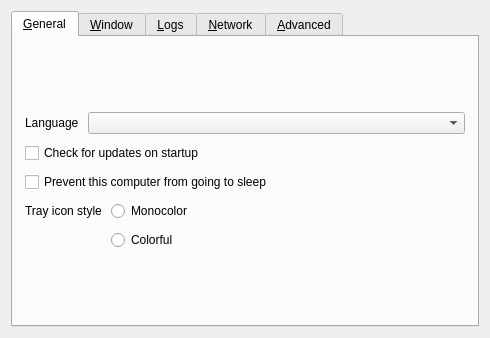
<?xml version="1.0" encoding="UTF-8"?>
<ui version="4.0">
 <class>SettingsDialog</class>
 <widget class="QDialog" name="SettingsDialog">
  <property name="geometry">
   <rect>
    <x>0</x>
    <y>0</y>
    <width>490</width>
    <height>326</height>
   </rect>
  </property>
  <property name="sizePolicy">
   <sizepolicy hsizetype="Maximum" vsizetype="Maximum">
    <horstretch>0</horstretch>
    <verstretch>0</verstretch>
   </sizepolicy>
  </property>
  <property name="windowTitle">
   <string>Preferences</string>
  </property>
  <property name="modal">
   <bool>true</bool>
  </property>
  <layout class="QVBoxLayout" name="verticalLayout_3">
   <item>
    <widget class="QTabWidget" name="tabWidget">
     <widget class="QWidget" name="tabGeneral">
      <attribute name="title">
       <string>&amp;General</string>
      </attribute>
      <layout class="QVBoxLayout" name="verticalLayout_6">
       <property name="spacing">
        <number>9</number>
       </property>
       <property name="leftMargin">
        <number>12</number>
       </property>
       <property name="topMargin">
        <number>12</number>
       </property>
       <property name="rightMargin">
        <number>12</number>
       </property>
       <property name="bottomMargin">
        <number>12</number>
       </property>
       <item>
        <spacer name="verticalSpacer_6">
         <property name="orientation">
          <enum>Qt::Orientation::Vertical</enum>
         </property>
         <property name="sizeHint" stdset="0">
          <size>
           <width>20</width>
           <height>0</height>
          </size>
         </property>
        </spacer>
       </item>
       <item>
        <layout class="QHBoxLayout" name="horizontalLayout_3">
         <item>
          <widget class="QLabel" name="lblLanguage">
           <property name="sizePolicy">
            <sizepolicy hsizetype="Maximum" vsizetype="Preferred">
             <horstretch>0</horstretch>
             <verstretch>0</verstretch>
            </sizepolicy>
           </property>
           <property name="text">
            <string>Language</string>
           </property>
          </widget>
         </item>
         <item>
          <widget class="QComboBox" name="comboLanguage"/>
         </item>
        </layout>
       </item>
       <item>
        <widget class="QCheckBox" name="cbAutoUpdate">
         <property name="text">
          <string>Check for updates on startup</string>
         </property>
        </widget>
       </item>
       <item>
        <widget class="QCheckBox" name="cbPreventSleep">
         <property name="text">
          <string>Prevent this computer from going to sleep</string>
         </property>
        </widget>
       </item>
       <item>
        <layout class="QFormLayout" name="formLayout">
         <item row="1" column="1">
          <widget class="QRadioButton" name="rbIconColorful">
           <property name="text">
            <string>Colorful</string>
           </property>
          </widget>
         </item>
         <item row="0" column="1">
          <widget class="QRadioButton" name="rbIconMono">
           <property name="text">
            <string>Monocolor</string>
           </property>
          </widget>
         </item>
         <item row="0" column="0">
          <widget class="QLabel" name="lblTrayIconStyle">
           <property name="text">
            <string>Tray icon style</string>
           </property>
          </widget>
         </item>
        </layout>
       </item>
       <item>
        <spacer name="verticalSpacer_3">
         <property name="orientation">
          <enum>Qt::Orientation::Vertical</enum>
         </property>
         <property name="sizeHint" stdset="0">
          <size>
           <width>20</width>
           <height>0</height>
          </size>
         </property>
        </spacer>
       </item>
      </layout>
     </widget>
     <widget class="QWidget" name="tabWindow">
      <attribute name="title">
       <string>&amp;Window</string>
      </attribute>
      <layout class="QVBoxLayout" name="verticalLayout_14">
       <property name="spacing">
        <number>9</number>
       </property>
       <property name="leftMargin">
        <number>12</number>
       </property>
       <property name="topMargin">
        <number>12</number>
       </property>
       <property name="rightMargin">
        <number>12</number>
       </property>
       <property name="bottomMargin">
        <number>12</number>
       </property>
       <item>
        <spacer name="verticalSpacer_7">
         <property name="orientation">
          <enum>Qt::Orientation::Vertical</enum>
         </property>
         <property name="sizeHint" stdset="0">
          <size>
           <width>20</width>
           <height>0</height>
          </size>
         </property>
        </spacer>
       </item>
       <item>
        <layout class="QFormLayout" name="formLayout_2">
         <property name="labelAlignment">
          <set>Qt::AlignmentFlag::AlignRight|Qt::AlignmentFlag::AlignTrailing|Qt::AlignmentFlag::AlignVCenter</set>
         </property>
         <item row="0" column="0">
          <widget class="QLabel" name="label_3">
           <property name="text">
            <string>When the application starts</string>
           </property>
          </widget>
         </item>
         <item row="0" column="1">
          <widget class="QWidget" name="widget" native="true">
           <layout class="QVBoxLayout" name="verticalLayout_2">
            <item>
             <widget class="QRadioButton" name="rbShowOnStart">
              <property name="text">
               <string>Show the main window</string>
              </property>
             </widget>
            </item>
            <item>
             <widget class="QRadioButton" name="rbAutoHide">
              <property name="text">
               <string>Send to background</string>
              </property>
             </widget>
            </item>
           </layout>
          </widget>
         </item>
         <item row="1" column="0">
          <widget class="QLabel" name="label">
           <property name="text">
            <string>When the main window is closed</string>
           </property>
           <property name="alignment">
            <set>Qt::AlignmentFlag::AlignRight|Qt::AlignmentFlag::AlignTrailing|Qt::AlignmentFlag::AlignVCenter</set>
           </property>
          </widget>
         </item>
         <item row="1" column="1">
          <widget class="QWidget" name="widget_2" native="true">
           <layout class="QVBoxLayout" name="verticalLayout_13">
            <item>
             <widget class="QRadioButton" name="rbExitOnClose">
              <property name="text">
               <string>Exit</string>
              </property>
             </widget>
            </item>
            <item>
             <widget class="QRadioButton" name="rbCloseToTray">
              <property name="text">
               <string>Send to background</string>
              </property>
             </widget>
            </item>
           </layout>
          </widget>
         </item>
        </layout>
       </item>
       <item>
        <widget class="QCheckBox" name="cbShowVersion">
         <property name="text">
          <string>Include version in the window title</string>
         </property>
        </widget>
       </item>
       <item>
        <widget class="QGroupBox" name="groupOverlay">
         <property name="title">
          <string>Activity overlay</string>
         </property>
         <layout class="QVBoxLayout" name="verticalLayoutOverlay">
          <item>
           <widget class="QCheckBox" name="cbOverlayKeys">
            <property name="toolTip">
             <string>Keys typed through Deskflow appear in a translucent bubble on screen. They are never logged.</string>
            </property>
            <property name="text">
             <string>Show key presses sent through Deskflow</string>
            </property>
           </widget>
          </item>
          <item>
           <widget class="QCheckBox" name="cbOverlayActivity">
            <property name="text">
             <string>Show events: switching computers, clipboard sharing, connections</string>
            </property>
           </widget>
          </item>
         </layout>
        </widget>
       </item>
       <item>
        <spacer name="verticalSpacer_11">
         <property name="orientation">
          <enum>Qt::Orientation::Vertical</enum>
         </property>
         <property name="sizeHint" stdset="0">
          <size>
           <width>20</width>
           <height>0</height>
          </size>
         </property>
        </spacer>
       </item>
      </layout>
     </widget>
     <widget class="QWidget" name="tabLog">
      <attribute name="title">
       <string>&amp;Logs</string>
      </attribute>
      <layout class="QVBoxLayout" name="verticalLayout">
       <property name="spacing">
        <number>9</number>
       </property>
       <property name="leftMargin">
        <number>12</number>
       </property>
       <property name="topMargin">
        <number>12</number>
       </property>
       <property name="rightMargin">
        <number>12</number>
       </property>
       <property name="bottomMargin">
        <number>12</number>
       </property>
       <item>
        <spacer name="verticalSpacer_8">
         <property name="orientation">
          <enum>Qt::Orientation::Vertical</enum>
         </property>
         <property name="sizeHint" stdset="0">
          <size>
           <width>20</width>
           <height>0</height>
          </size>
         </property>
        </spacer>
       </item>
       <item>
        <layout class="QHBoxLayout" name="horizontalLayout_4">
         <item>
          <widget class="QLabel" name="lblLogLevel">
           <property name="sizePolicy">
            <sizepolicy hsizetype="Maximum" vsizetype="Fixed">
             <horstretch>0</horstretch>
             <verstretch>0</verstretch>
            </sizepolicy>
           </property>
           <property name="text">
            <string>Level</string>
           </property>
          </widget>
         </item>
         <item>
          <widget class="QComboBox" name="comboLogLevel"/>
         </item>
        </layout>
       </item>
       <item>
        <widget class="QLabel" name="lblDebugWarning">
         <property name="text">
          <string>Using a log level higher than Info may affect performance.</string>
         </property>
         <property name="wordWrap">
          <bool>true</bool>
         </property>
        </widget>
       </item>
       <item>
        <widget class="QGroupBox" name="groupLogToFile">
         <property name="title">
          <string>Log to file</string>
         </property>
         <property name="checkable">
          <bool>true</bool>
         </property>
         <layout class="QHBoxLayout" name="horizontalLayout_2">
          <item>
           <widget class="QWidget" name="widgetLogFilename" native="true">
            <property name="sizePolicy">
             <sizepolicy hsizetype="Preferred" vsizetype="Maximum">
              <horstretch>0</horstretch>
              <verstretch>0</verstretch>
             </sizepolicy>
            </property>
            <layout class="QHBoxLayout" name="_4">
             <property name="spacing">
              <number>3</number>
             </property>
             <property name="leftMargin">
              <number>0</number>
             </property>
             <property name="topMargin">
              <number>0</number>
             </property>
             <property name="rightMargin">
              <number>0</number>
             </property>
             <property name="bottomMargin">
              <number>0</number>
             </property>
             <item>
              <widget class="QLabel" name="labelLogPath">
               <property name="sizePolicy">
                <sizepolicy hsizetype="Preferred" vsizetype="Fixed">
                 <horstretch>0</horstretch>
                 <verstretch>0</verstretch>
                </sizepolicy>
               </property>
               <property name="text">
                <string>Log path</string>
               </property>
              </widget>
             </item>
             <item>
              <spacer name="horizontalSpacer_7">
               <property name="orientation">
                <enum>Qt::Orientation::Horizontal</enum>
               </property>
               <property name="sizeType">
                <enum>QSizePolicy::Policy::Minimum</enum>
               </property>
               <property name="sizeHint" stdset="0">
                <size>
                 <width>17</width>
                 <height>25</height>
                </size>
               </property>
              </spacer>
             </item>
             <item>
              <widget class="QLineEdit" name="lineLogFilename">
               <property name="enabled">
                <bool>true</bool>
               </property>
               <property name="sizePolicy">
                <sizepolicy hsizetype="Expanding" vsizetype="Fixed">
                 <horstretch>0</horstretch>
                 <verstretch>0</verstretch>
                </sizepolicy>
               </property>
              </widget>
             </item>
             <item>
              <widget class="QPushButton" name="btnBrowseLog">
               <property name="enabled">
                <bool>true</bool>
               </property>
               <property name="cursor">
                <cursorShape>PointingHandCursor</cursorShape>
               </property>
               <property name="text">
                <string/>
               </property>
               <property name="icon">
                <iconset theme="QIcon::ThemeIcon::DocumentOpen"/>
               </property>
               <property name="flat">
                <bool>true</bool>
               </property>
              </widget>
             </item>
            </layout>
           </widget>
          </item>
         </layout>
        </widget>
       </item>
       <item>
        <widget class="QCheckBox" name="cbGuiDebug">
         <property name="text">
          <string>Enable GUI debug messages</string>
         </property>
        </widget>
       </item>
       <item>
        <spacer name="verticalSpacer_4">
         <property name="orientation">
          <enum>Qt::Orientation::Vertical</enum>
         </property>
         <property name="sizeHint" stdset="0">
          <size>
           <width>20</width>
           <height>0</height>
          </size>
         </property>
        </spacer>
       </item>
      </layout>
     </widget>
     <widget class="QWidget" name="tabNetwork">
      <attribute name="title">
       <string>&amp;Network</string>
      </attribute>
      <layout class="QVBoxLayout" name="verticalLayout_7">
       <property name="spacing">
        <number>9</number>
       </property>
       <property name="leftMargin">
        <number>12</number>
       </property>
       <property name="topMargin">
        <number>12</number>
       </property>
       <property name="rightMargin">
        <number>12</number>
       </property>
       <property name="bottomMargin">
        <number>12</number>
       </property>
       <item>
        <spacer name="verticalSpacer_9">
         <property name="orientation">
          <enum>Qt::Orientation::Vertical</enum>
         </property>
         <property name="sizeHint" stdset="0">
          <size>
           <width>20</width>
           <height>0</height>
          </size>
         </property>
        </spacer>
       </item>
       <item>
        <layout class="QHBoxLayout" name="horizontalLayout">
         <item>
          <widget class="QLabel" name="lblNetworkIp">
           <property name="sizePolicy">
            <sizepolicy hsizetype="Maximum" vsizetype="Fixed">
             <horstretch>0</horstretch>
             <verstretch>0</verstretch>
            </sizepolicy>
           </property>
           <property name="text">
            <string>Network IP</string>
           </property>
          </widget>
         </item>
         <item>
          <widget class="QComboBox" name="comboInterface">
           <property name="sizePolicy">
            <sizepolicy hsizetype="Maximum" vsizetype="Fixed">
             <horstretch>0</horstretch>
             <verstretch>0</verstretch>
            </sizepolicy>
           </property>
           <item>
            <property name="text">
             <string>Automatic</string>
            </property>
           </item>
          </widget>
         </item>
         <item>
          <spacer name="horizontalSpacer">
           <property name="orientation">
            <enum>Qt::Orientation::Horizontal</enum>
           </property>
           <property name="sizeType">
            <enum>QSizePolicy::Policy::Expanding</enum>
           </property>
           <property name="sizeHint" stdset="0">
            <size>
             <width>25</width>
             <height>20</height>
            </size>
           </property>
          </spacer>
         </item>
        </layout>
       </item>
       <item>
        <layout class="QHBoxLayout" name="horizontalLayout_6">
         <item>
          <widget class="QLabel" name="lblPort">
           <property name="sizePolicy">
            <sizepolicy hsizetype="Maximum" vsizetype="Fixed">
             <horstretch>0</horstretch>
             <verstretch>0</verstretch>
            </sizepolicy>
           </property>
           <property name="text">
            <string>Port</string>
           </property>
          </widget>
         </item>
         <item>
          <widget class="QSpinBox" name="sbPort">
           <property name="enabled">
            <bool>true</bool>
           </property>
           <property name="sizePolicy">
            <sizepolicy hsizetype="Maximum" vsizetype="Fixed">
             <horstretch>0</horstretch>
             <verstretch>0</verstretch>
            </sizepolicy>
           </property>
           <property name="maximum">
            <number>65535</number>
           </property>
           <property name="value">
            <number>24800</number>
           </property>
          </widget>
         </item>
         <item>
          <spacer name="horizontalSpacer_3">
           <property name="orientation">
            <enum>Qt::Orientation::Horizontal</enum>
           </property>
           <property name="sizeHint" stdset="0">
            <size>
             <width>40</width>
             <height>20</height>
            </size>
           </property>
          </spacer>
         </item>
        </layout>
       </item>
       <item>
        <widget class="QGroupBox" name="groupSecurity">
         <property name="sizePolicy">
          <sizepolicy hsizetype="Preferred" vsizetype="Maximum">
           <horstretch>0</horstretch>
           <verstretch>0</verstretch>
          </sizepolicy>
         </property>
         <property name="title">
          <string>Enable TLS Encryption</string>
         </property>
         <property name="checkable">
          <bool>true</bool>
         </property>
         <property name="checked">
          <bool>false</bool>
         </property>
         <layout class="QVBoxLayout" name="_11">
          <item>
           <widget class="QWidget" name="widgetTlsCert" native="true">
            <layout class="QHBoxLayout" name="_12">
             <property name="leftMargin">
              <number>0</number>
             </property>
             <property name="topMargin">
              <number>0</number>
             </property>
             <property name="rightMargin">
              <number>0</number>
             </property>
             <property name="bottomMargin">
              <number>0</number>
             </property>
             <item>
              <widget class="QLabel" name="lblTlsCertInfo">
               <property name="text">
                <string notr="true"/>
               </property>
              </widget>
             </item>
             <item>
              <widget class="QLabel" name="lblTlsCert">
               <property name="sizePolicy">
                <sizepolicy hsizetype="Preferred" vsizetype="Fixed">
                 <horstretch>0</horstretch>
                 <verstretch>0</verstretch>
                </sizepolicy>
               </property>
               <property name="text">
                <string>Certificate</string>
               </property>
              </widget>
             </item>
             <item>
              <widget class="QLineEdit" name="lineTlsCertPath">
               <property name="minimumSize">
                <size>
                 <width>0</width>
                 <height>0</height>
                </size>
               </property>
              </widget>
             </item>
             <item>
              <widget class="QPushButton" name="btnTlsCertPath">
               <property name="cursor">
                <cursorShape>PointingHandCursor</cursorShape>
               </property>
               <property name="text">
                <string/>
               </property>
               <property name="icon">
                <iconset theme="QIcon::ThemeIcon::DocumentOpen"/>
               </property>
               <property name="flat">
                <bool>true</bool>
               </property>
              </widget>
             </item>
            </layout>
           </widget>
          </item>
          <item>
           <layout class="QHBoxLayout" name="horizontalLayout_5">
            <property name="topMargin">
             <number>0</number>
            </property>
            <item>
             <widget class="QLabel" name="lblTlsKeyLength">
              <property name="sizePolicy">
               <sizepolicy hsizetype="Preferred" vsizetype="Fixed">
                <horstretch>0</horstretch>
                <verstretch>0</verstretch>
               </sizepolicy>
              </property>
              <property name="text">
               <string>Key length</string>
              </property>
             </widget>
            </item>
            <item>
             <widget class="QComboBox" name="comboTlsKeyLength">
              <item>
               <property name="text">
                <string notr="true">2048</string>
               </property>
              </item>
              <item>
               <property name="text">
                <string notr="true">4096</string>
               </property>
              </item>
             </widget>
            </item>
            <item>
             <spacer name="horizontalSpacer_2">
              <property name="orientation">
               <enum>Qt::Orientation::Horizontal</enum>
              </property>
              <property name="sizeHint" stdset="0">
               <size>
                <width>40</width>
                <height>20</height>
               </size>
              </property>
             </spacer>
            </item>
            <item>
             <widget class="QPushButton" name="btnTlsRegenCert">
              <property name="text">
               <string>Regenerate certificate</string>
              </property>
              <property name="icon">
               <iconset theme="QIcon::ThemeIcon::ViewRefresh"/>
              </property>
             </widget>
            </item>
           </layout>
          </item>
          <item>
           <widget class="QCheckBox" name="cbRequireClientCert">
            <property name="text">
             <string>Require client certificates</string>
            </property>
           </widget>
          </item>
          <item>
           <spacer name="verticalSpacer_2">
            <property name="orientation">
             <enum>Qt::Orientation::Vertical</enum>
            </property>
            <property name="sizeHint" stdset="0">
             <size>
              <width>20</width>
              <height>0</height>
             </size>
            </property>
           </spacer>
          </item>
         </layout>
        </widget>
       </item>
       <item>
        <spacer name="verticalSpacer_5">
         <property name="orientation">
          <enum>Qt::Orientation::Vertical</enum>
         </property>
         <property name="sizeHint" stdset="0">
          <size>
           <width>20</width>
           <height>0</height>
          </size>
         </property>
        </spacer>
       </item>
      </layout>
     </widget>
     <widget class="QWidget" name="tabAdvanced">
      <attribute name="title">
       <string>&amp;Advanced</string>
      </attribute>
      <layout class="QVBoxLayout" name="verticalLayout_4">
       <property name="spacing">
        <number>9</number>
       </property>
       <property name="leftMargin">
        <number>12</number>
       </property>
       <property name="topMargin">
        <number>12</number>
       </property>
       <property name="rightMargin">
        <number>12</number>
       </property>
       <property name="bottomMargin">
        <number>12</number>
       </property>
       <item>
        <spacer name="verticalSpacer_10">
         <property name="orientation">
          <enum>Qt::Orientation::Vertical</enum>
         </property>
         <property name="sizeHint" stdset="0">
          <size>
           <width>20</width>
           <height>0</height>
          </size>
         </property>
        </spacer>
       </item>
       <item>
        <widget class="QGroupBox" name="groupService">
         <property name="enabled">
          <bool>true</bool>
         </property>
         <property name="title">
          <string>Use background service (daemon)</string>
         </property>
         <property name="checkable">
          <bool>true</bool>
         </property>
         <property name="checked">
          <bool>false</bool>
         </property>
         <layout class="QGridLayout" name="_6">
          <item row="1" column="0">
           <widget class="QCheckBox" name="cbElevateDaemon">
            <property name="text">
             <string>Always run as system (work at login screen and UAC)</string>
            </property>
            <property name="autoExclusive">
             <bool>false</bool>
            </property>
           </widget>
          </item>
         </layout>
        </widget>
       </item>
       <item>
        <layout class="QFormLayout" name="formLayout_3">
         <property name="fieldGrowthPolicy">
          <enum>QFormLayout::FieldGrowthPolicy::ExpandingFieldsGrow</enum>
         </property>
         <property name="rowWrapPolicy">
          <enum>QFormLayout::RowWrapPolicy::DontWrapRows</enum>
         </property>
         <property name="labelAlignment">
          <set>Qt::AlignmentFlag::AlignLeading|Qt::AlignmentFlag::AlignLeft|Qt::AlignmentFlag::AlignVCenter</set>
         </property>
         <property name="formAlignment">
          <set>Qt::AlignmentFlag::AlignHCenter|Qt::AlignmentFlag::AlignTop</set>
         </property>
         <item row="0" column="0">
          <widget class="QCheckBox" name="cbRunEnterCommand">
           <property name="text">
            <string>Run command on enter</string>
           </property>
          </widget>
         </item>
         <item row="0" column="1">
          <widget class="QLineEdit" name="lineCommandEnter"/>
         </item>
         <item row="1" column="0">
          <widget class="QCheckBox" name="cbRunExitCommand">
           <property name="text">
            <string>Run command on exit</string>
           </property>
          </widget>
         </item>
         <item row="1" column="1">
          <widget class="QLineEdit" name="lineCommandExit"/>
         </item>
        </layout>
       </item>
       <item>
        <spacer name="verticalSpacer">
         <property name="orientation">
          <enum>Qt::Orientation::Vertical</enum>
         </property>
         <property name="sizeHint" stdset="0">
          <size>
           <width>20</width>
           <height>0</height>
          </size>
         </property>
        </spacer>
       </item>
       <item>
        <widget class="QPushButton" name="btnClearAllSettings">
         <property name="text">
          <string>Remove all settings</string>
         </property>
        </widget>
       </item>
      </layout>
     </widget>
    </widget>
   </item>
  </layout>
 </widget>
 <resources/>
 <connections/>
</ui>
